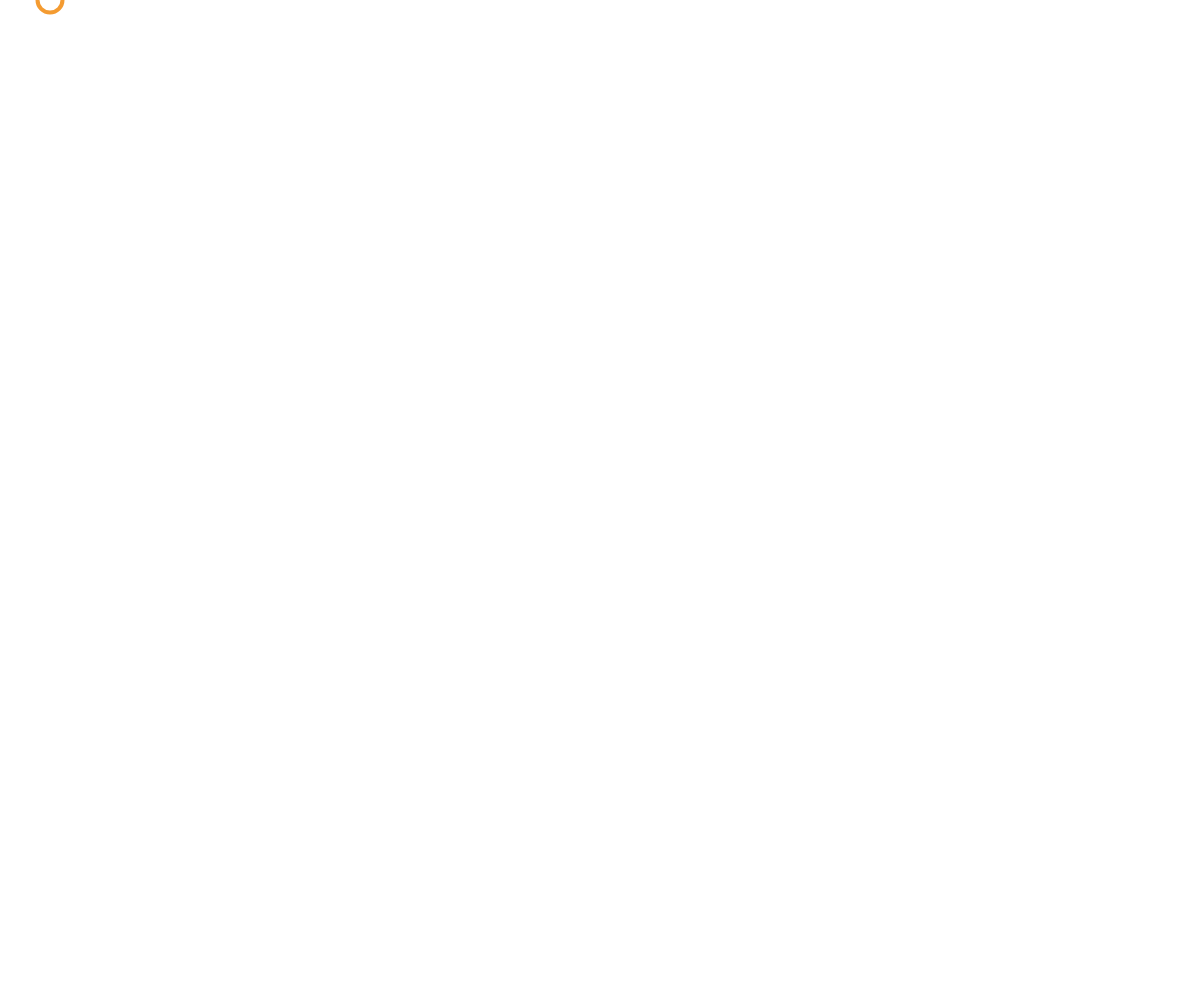
Frame 1 (no input)
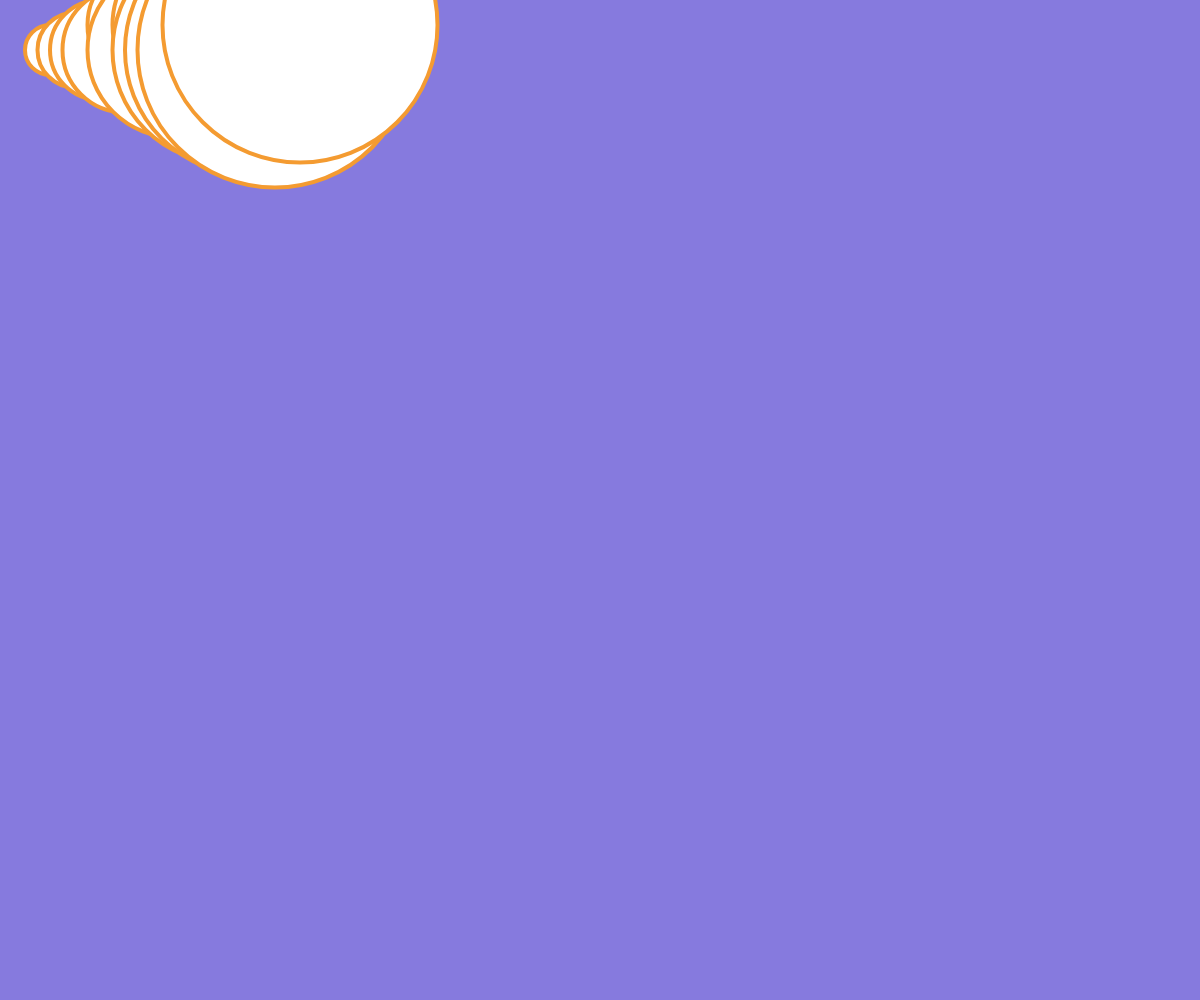
Frame 60 (no input)
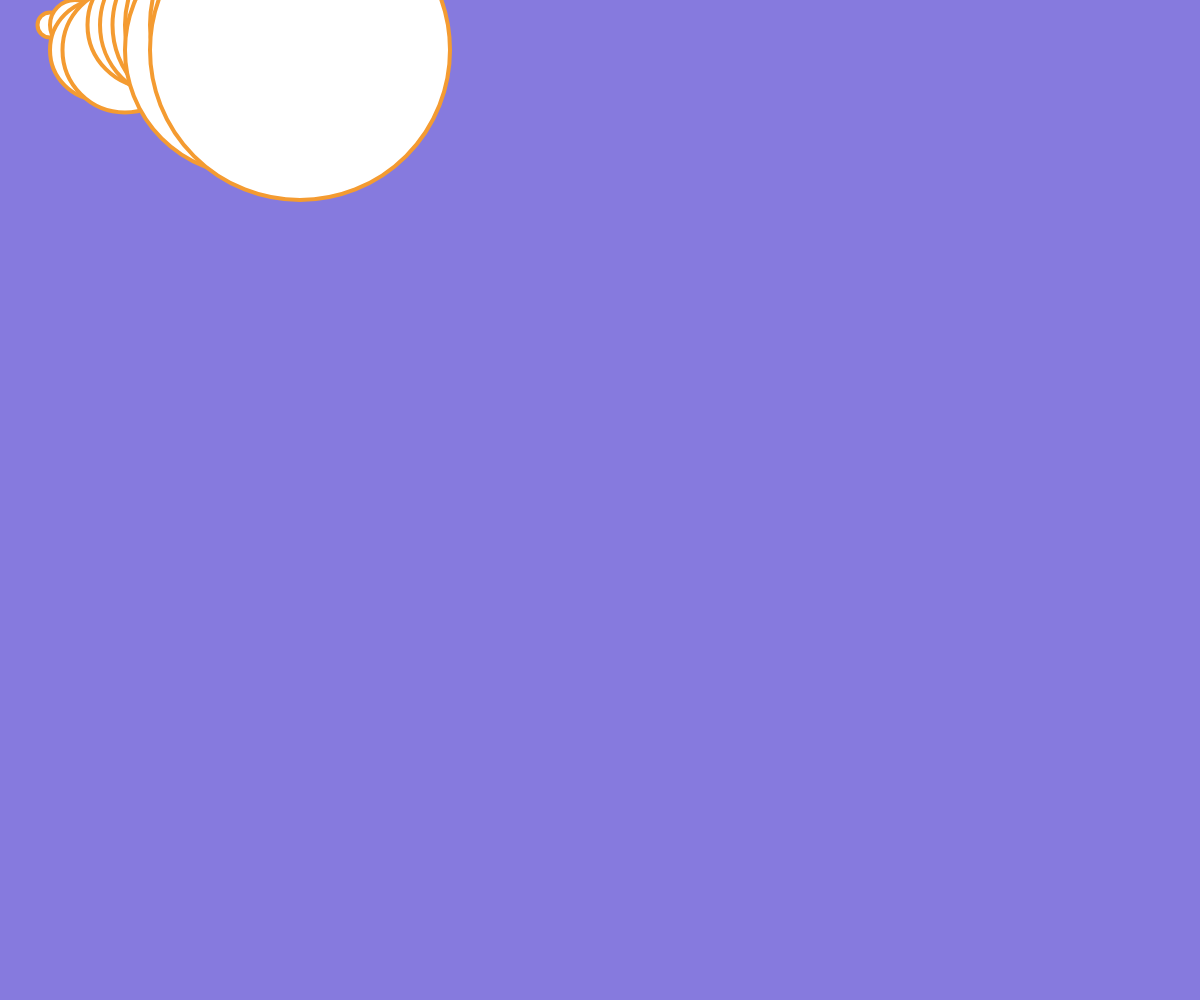
Frame 120 (the mouse pressed at the canvas centre since frame 60)

The p5.js sketch that drew these frames (run headless with seeded random() and noise() and a simulated clock; from frame 60 on, the mouse is pressed at the canvas centre):

// p5.js sketch
// ── sketch.js
// Pietro Baruzzi @peterbaru © 2017 MIT License
// Variazione 10PRINT | San Marino, IT | 3.2020
// Educational purpose, made for DSII2020 lab @UniRSM

let w = 0;
let h = 0;
let dim = 25;

function setup() {
  createCanvas(windowWidth, windowHeight);
  strokeWeight(4);
}


function draw() {
  stroke ("#f49b31");
  w += dim;
  if (random(2) < 1) {
  circle(w + dim, h +dim , w+dim, h);
  } else {
  circle(w + dim , h , w, h+dim);
  }
  
  if (w>windowWidth) {
    background("#867ade");
    w=0;
    h+=dim;
  }
  
}

// aggiungi camminatori se premi il mouse
function mousePressed() {
  w = 0;
  h = 0;
  background("#3a31f4");
}


function windowResized() {
  resizeCanvas(windowWidth, windowHeight);
}
